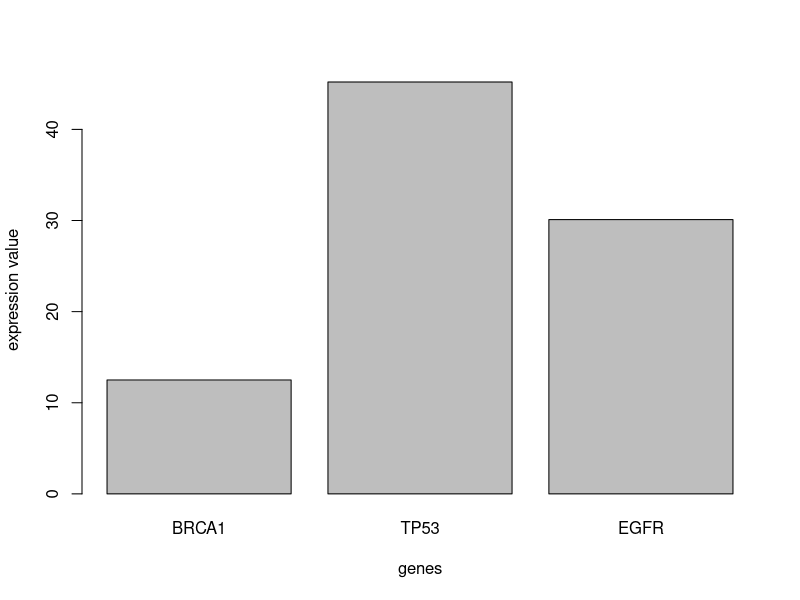

The R source for this figure:
genes <- c("BRCA1", "TP53", "EGFR")
expression <- c(12.5, 45.2, 30.1)
condition <- c("Control", "Treatment", "Treatment")
exp_data <- data.frame(genes, expression, condition)
str(exp_data)
png("expression_plot.png")
barplot(exp_data$expression, names.arg = exp_data$genes, xlab="genes", ylab="expression value")
dev.off()
